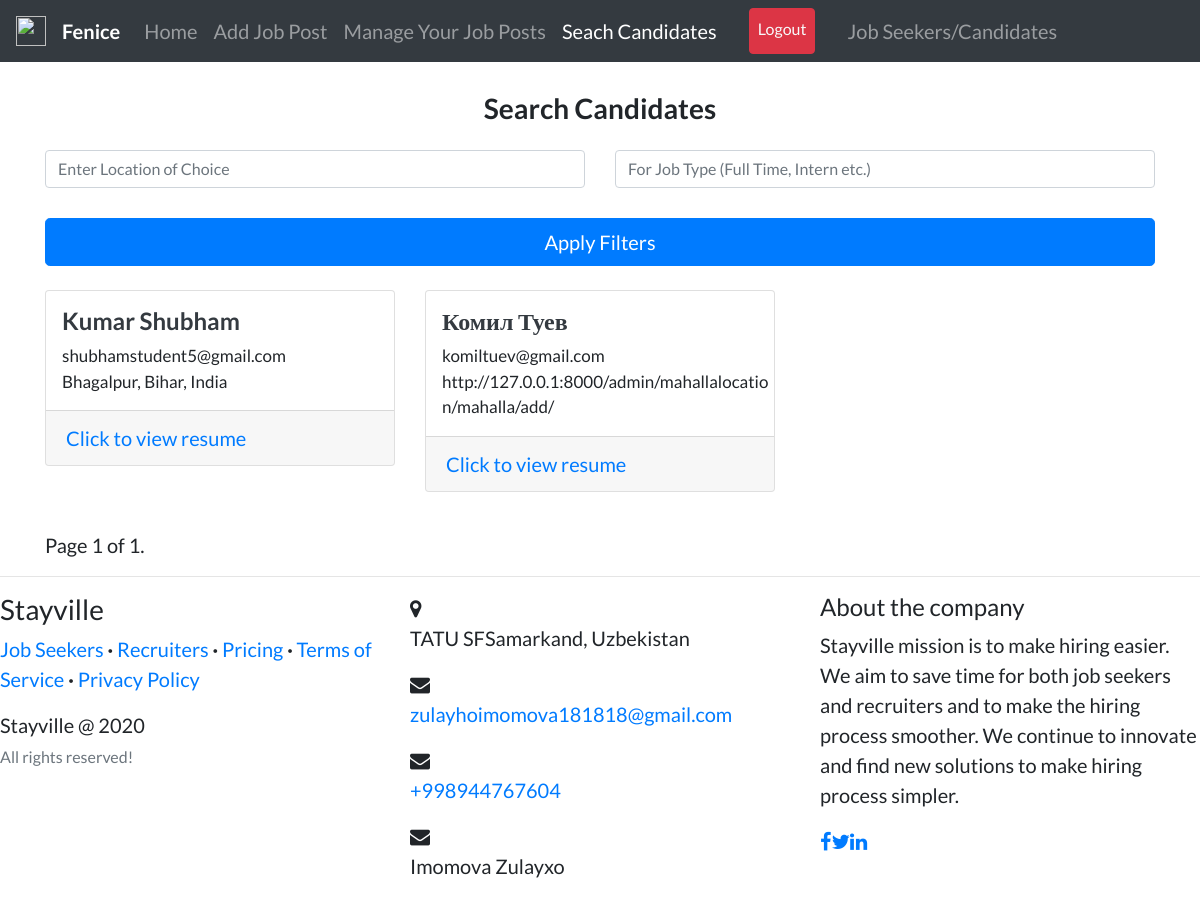
Screenshot of /hiring/candidate/search/ (signed in) with the database file from the repository.
### candidates/models.py (models this page shows, shortened)
class Profile(models.Model):
    user = models.OneToOneField(
        User, on_delete=models.CASCADE, primary_key=True, related_name='profile')
    full_name = models.CharField(max_length=200, null=True, blank=True)
    country = CountryField(null=True, blank=True)
    location = models.CharField(max_length=255, null=True, blank=True)
    resume = models.FileField(upload_to='resumes', null=True, blank=True)
    grad_year = models.IntegerField(blank=True)
    looking_for = models.CharField(
        max_length=30, choices=CHOICES, default='Full Time', null=True)
    slug = AutoSlugField(populate_from='user', unique=True)

### recruiters/views.py (the view)
# urls.py: path('candidate/search/', views.search_candidates, name='search-candidates'),
@login_required
def search_candidates(request):
    profile_list = Profile.objects.all()
    profiles = []
    for profile in profile_list:
        if profile.resume and profile.user != request.user:
            profiles.append(profile)
    rec1 = request.GET.get('r')
    rec2 = request.GET.get('s')
    if rec1 == None:
        li1 = Profile.objects.all()
    else:
        li1 = Profile.objects.filter(location__icontains=rec1)
    if rec2 == None:
        li2 = Profile.objects.all()
    else:
        li2 = Profile.objects.filter(looking_for__icontains=rec2)
    final = []
    profiles_final = []
    for i in li1:
        if i in li2:
            final.append(i)
    for i in final:
        if i in profiles:
            profiles_final.append(i)
    paginator = Paginator(profiles_final, 20)
    page_number = request.GET.get('page')
    page_obj = paginator.get_page(page_number)
    context = {
        'search_candidates_page': "active",
        'rec_navbar': 1,
        'profiles': page_obj,
    }
    return render(request, 'recruiters/candidate_search.html', context)

### recruiters/templates/recruiters/candidate_search.html (shortened to what this page needs)
{% extends "users/layout.html" %} {% load static %} {% block content %}
<br />
<div>
  <h3 class="text-center">
    <b>Search Candidates</b>
  </h3>
  <form
    class="form-signin mt-4"
    action="{% url 'search-candidates' %}"
    method="get"
  >
    <div class="row">
      <div class="col-md-6">
        <input
          name="r"
          type="text"
          class="form-control"
          placeholder="Enter Location of Choice"
        /><br />
      </div>
      <div class="col-md-6">
        <input
          name="s"
          type="text"
          class="form-control"
          placeholder="For Job Type (Full Time, Intern etc.)"
        /><br />
      </div>
    </div>
    <div class="form-group">
      <button class="btn btn-lg btn-primary btn-block" type="submit">
        Apply Filters
      </button>
    </div>
  </form>
  {% if profiles %}
  <div class="row">
    {% for profile in profiles %}
    <div class="col-md-4">
      <div class="card card-signin my-2">
        <span class="ml-3 mt-3">
          <a href="{% url 'profile-view' profile.slug %}">
            {% if profile.full_name %}
            <h4 class="text-dark">
              <b>{{profile.full_name}}</b>
            </h4>
            {% else %}
            <h4 class="text-dark">
              <b>{{profile.user.username}}</b>
            </h4>
            {% endif %}
          </a>
          <p style="font-size: 17px">
            {{profile.user.email}}<br />{% if profile.location %}
            {{profile.location}} {% else %} {{profile.country.name}} {% endif %}
          </p>
        </span>
        <div class="card-footer">
          {% if profile.resume %}
          <a href="{{ profile.resume.url }}">Click to view resume</a>
          {% else %}
          <p>No resume available.</p>
          {% endif %}
        </div>
      </div>
    </div>
    {% endfor %}
  </div>
  <br />
  <div class="pagination">
    <span class="step-links">
      <span class="current">
        Page {{ profiles.number }} of {{ profiles.paginator.num_pages }}.
      </span>
    </span>
  </div>
  {% else %}
  <p class="text-center">No candidates found!</p>
  <br />
  {% endif %}
</div>
{% endblock content %}

### users/templates/users/layout.html (style rules this page uses)
body { font-family: "Lato"; font-size: 20px; }

### rows the page displays
Profile: full_name "Kumar Shubham", user.email "shubhamstudent5@gmail.com", location "Bhagalpur, Bihar, India"
Profile: full_name "Комил Туев", user.email "komiltuev@gmail.com", location "http://127.0.0.1:8000/admin/mahallalocation/mahalla/add/"

### other values shown
{{ profiles.number }} "1"
{{ profiles.paginator.num_pages }} "1"
